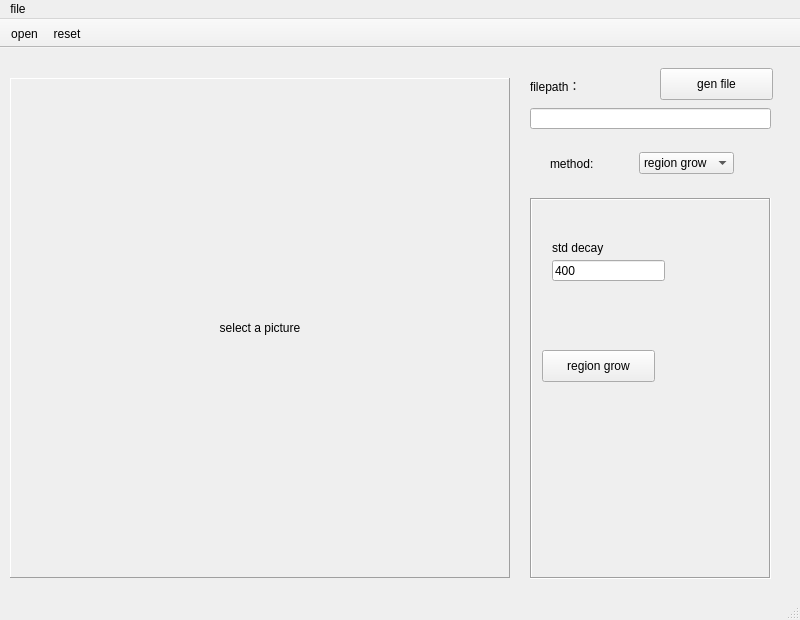
<?xml version="1.0" encoding="UTF-8"?>
<ui version="4.0">
 <class>MainWindow</class>
 <widget class="QMainWindow" name="MainWindow">
  <property name="enabled">
   <bool>true</bool>
  </property>
  <property name="geometry">
   <rect>
    <x>0</x>
    <y>0</y>
    <width>800</width>
    <height>620</height>
   </rect>
  </property>
  <property name="sizePolicy">
   <sizepolicy hsizetype="Fixed" vsizetype="Fixed">
    <horstretch>0</horstretch>
    <verstretch>0</verstretch>
   </sizepolicy>
  </property>
  <property name="windowTitle">
   <string>MainWindow</string>
  </property>
  <widget class="QWidget" name="centralwidget">
   <widget class="QLabel" name="label_image">
    <property name="geometry">
     <rect>
      <x>10</x>
      <y>30</y>
      <width>500</width>
      <height>500</height>
     </rect>
    </property>
    <property name="frameShape">
     <enum>QFrame::Panel</enum>
    </property>
    <property name="frameShadow">
     <enum>QFrame::Raised</enum>
    </property>
    <property name="text">
     <string>select a picture</string>
    </property>
    <property name="alignment">
     <set>Qt::AlignCenter</set>
    </property>
   </widget>
   <widget class="QStackedWidget" name="stackedWidget">
    <property name="geometry">
     <rect>
      <x>530</x>
      <y>150</y>
      <width>241</width>
      <height>381</height>
     </rect>
    </property>
    <property name="font">
     <font>
      <stylestrategy>PreferDefault</stylestrategy>
      <kerning>true</kerning>
     </font>
    </property>
    <property name="cursor">
     <cursorShape>ArrowCursor</cursorShape>
    </property>
    <property name="focusPolicy">
     <enum>Qt::NoFocus</enum>
    </property>
    <property name="acceptDrops">
     <bool>false</bool>
    </property>
    <property name="toolTipDuration">
     <number>0</number>
    </property>
    <property name="autoFillBackground">
     <bool>false</bool>
    </property>
    <property name="inputMethodHints">
     <set>Qt::ImhHiddenText</set>
    </property>
    <property name="frameShape">
     <enum>QFrame::Box</enum>
    </property>
    <property name="frameShadow">
     <enum>QFrame::Sunken</enum>
    </property>
    <property name="currentIndex">
     <number>0</number>
    </property>
    <widget class="QWidget" name="region_grow_3">
     <widget class="QLabel" name="label">
      <property name="geometry">
       <rect>
        <x>20</x>
        <y>40</y>
        <width>60</width>
        <height>16</height>
       </rect>
      </property>
      <property name="text">
       <string>std decay</string>
      </property>
     </widget>
     <widget class="QPushButton" name="region_grow">
      <property name="geometry">
       <rect>
        <x>10</x>
        <y>150</y>
        <width>113</width>
        <height>32</height>
       </rect>
      </property>
      <property name="text">
       <string>region grow</string>
      </property>
     </widget>
     <widget class="QLineEdit" name="std_decay">
      <property name="geometry">
       <rect>
        <x>20</x>
        <y>60</y>
        <width>113</width>
        <height>21</height>
       </rect>
      </property>
      <property name="text">
       <string>400</string>
      </property>
     </widget>
    </widget>
    <widget class="QWidget" name="level_set_2">
     <widget class="QWidget" name="verticalLayoutWidget">
      <property name="geometry">
       <rect>
        <x>10</x>
        <y>10</y>
        <width>211</width>
        <height>331</height>
       </rect>
      </property>
      <layout class="QVBoxLayout" name="verticalLayout">
       <item>
        <layout class="QHBoxLayout" name="horizontalLayout_7">
         <item>
          <widget class="QLabel" name="label_7">
           <property name="text">
            <string> timestep:</string>
           </property>
          </widget>
         </item>
         <item>
          <widget class="QLineEdit" name="time_step">
           <property name="text">
            <string>0.1</string>
           </property>
          </widget>
         </item>
        </layout>
       </item>
       <item>
        <layout class="QHBoxLayout" name="horizontalLayout_6">
         <item>
          <widget class="QLabel" name="label_6">
           <property name="text">
            <string>    epsilon:</string>
           </property>
          </widget>
         </item>
         <item>
          <widget class="QLineEdit" name="epsilon">
           <property name="text">
            <string>2.0</string>
           </property>
          </widget>
         </item>
        </layout>
       </item>
       <item>
        <layout class="QHBoxLayout" name="horizontalLayout_5">
         <item>
          <widget class="QLabel" name="label_8">
           <property name="text">
            <string>           mu:</string>
           </property>
          </widget>
         </item>
         <item>
          <widget class="QLineEdit" name="mu">
           <property name="text">
            <string>1.0</string>
           </property>
          </widget>
         </item>
        </layout>
       </item>
       <item>
        <layout class="QHBoxLayout" name="horizontalLayout_8">
         <item>
          <widget class="QLabel" name="label_9">
           <property name="text">
            <string>  lambda1:</string>
           </property>
          </widget>
         </item>
         <item>
          <widget class="QLineEdit" name="lambd1">
           <property name="text">
            <string>1.0</string>
           </property>
          </widget>
         </item>
        </layout>
       </item>
       <item>
        <layout class="QHBoxLayout" name="horizontalLayout_3">
         <item>
          <widget class="QLabel" name="label_4">
           <property name="text">
            <string>      sigma:</string>
           </property>
          </widget>
         </item>
         <item>
          <widget class="QLineEdit" name="sigma">
           <property name="text">
            <string>3.0</string>
           </property>
          </widget>
         </item>
        </layout>
       </item>
       <item>
        <layout class="QHBoxLayout" name="horizontalLayout_2">
         <item>
          <widget class="QLabel" name="label_3">
           <property name="text">
            <string>       steep:</string>
           </property>
          </widget>
         </item>
         <item>
          <widget class="QLineEdit" name="c0">
           <property name="inputMethodHints">
            <set>Qt::ImhHiddenText</set>
           </property>
           <property name="text">
            <string>2.0</string>
           </property>
          </widget>
         </item>
        </layout>
       </item>
       <item>
        <layout class="QHBoxLayout" name="horizontalLayout">
         <property name="leftMargin">
          <number>2</number>
         </property>
         <item>
          <widget class="QLabel" name="label_2">
           <property name="text">
            <string>  iter num:</string>
           </property>
          </widget>
         </item>
         <item>
          <widget class="QLineEdit" name="iter_num">
           <property name="text">
            <string>500</string>
           </property>
          </widget>
         </item>
        </layout>
       </item>
       <item>
        <layout class="QHBoxLayout" name="horizontalLayout_9">
         <item>
          <widget class="QLabel" name="label_10">
           <property name="text">
            <string> lambda2:</string>
           </property>
          </widget>
         </item>
         <item>
          <widget class="QLineEdit" name="lambda2">
           <property name="text">
            <string>1.0</string>
           </property>
          </widget>
         </item>
        </layout>
       </item>
       <item>
        <layout class="QHBoxLayout" name="horizontalLayout_4">
         <item>
          <widget class="QLabel" name="label_5">
           <property name="text">
            <string>           nu:</string>
           </property>
          </widget>
         </item>
         <item>
          <widget class="QLineEdit" name="nu">
           <property name="text">
            <string>0.003</string>
           </property>
          </widget>
         </item>
        </layout>
       </item>
      </layout>
     </widget>
     <widget class="QPushButton" name="level_set">
      <property name="geometry">
       <rect>
        <x>10</x>
        <y>340</y>
        <width>113</width>
        <height>32</height>
       </rect>
      </property>
      <property name="text">
       <string>level set</string>
      </property>
     </widget>
    </widget>
    <widget class="QWidget" name="rectify">
     <widget class="QPushButton" name="gen_polygon">
      <property name="geometry">
       <rect>
        <x>30</x>
        <y>80</y>
        <width>113</width>
        <height>32</height>
       </rect>
      </property>
      <property name="text">
       <string>gen shape</string>
      </property>
     </widget>
     <widget class="QPushButton" name="delete_polygon">
      <property name="geometry">
       <rect>
        <x>30</x>
        <y>190</y>
        <width>113</width>
        <height>32</height>
       </rect>
      </property>
      <property name="text">
       <string>delete</string>
      </property>
     </widget>
    </widget>
   </widget>
   <widget class="QWidget" name="horizontalLayoutWidget_2">
    <property name="geometry">
     <rect>
      <x>550</x>
      <y>100</y>
      <width>184</width>
      <height>31</height>
     </rect>
    </property>
    <layout class="QHBoxLayout" name="horizontalLayout_10">
     <item>
      <widget class="QLabel" name="label_11">
       <property name="text">
        <string>method:</string>
       </property>
      </widget>
     </item>
     <item>
      <widget class="QComboBox" name="comboBox">
       <item>
        <property name="text">
         <string>region grow</string>
        </property>
       </item>
       <item>
        <property name="text">
         <string>level set</string>
        </property>
       </item>
       <item>
        <property name="text">
         <string>rectify</string>
        </property>
       </item>
      </widget>
     </item>
    </layout>
   </widget>
   <widget class="QLineEdit" name="file_path">
    <property name="geometry">
     <rect>
      <x>530</x>
      <y>60</y>
      <width>241</width>
      <height>21</height>
     </rect>
    </property>
   </widget>
   <widget class="QLabel" name="label_12">
    <property name="geometry">
     <rect>
      <x>530</x>
      <y>30</y>
      <width>60</width>
      <height>16</height>
     </rect>
    </property>
    <property name="text">
     <string>filepath：</string>
    </property>
   </widget>
   <widget class="QPushButton" name="gen_file">
    <property name="geometry">
     <rect>
      <x>660</x>
      <y>20</y>
      <width>113</width>
      <height>32</height>
     </rect>
    </property>
    <property name="text">
     <string>gen file</string>
    </property>
   </widget>
   <zorder>stackedWidget</zorder>
   <zorder>label_image</zorder>
   <zorder>horizontalLayoutWidget_2</zorder>
   <zorder>file_path</zorder>
   <zorder>label_12</zorder>
   <zorder>gen_file</zorder>
  </widget>
  <widget class="QMenuBar" name="menubar">
   <property name="geometry">
    <rect>
     <x>0</x>
     <y>0</y>
     <width>800</width>
     <height>22</height>
    </rect>
   </property>
   <widget class="QMenu" name="menufile">
    <property name="font">
     <font>
      <family>.SF NS Display</family>
      <weight>75</weight>
      <bold>true</bold>
     </font>
    </property>
    <property name="title">
     <string>file</string>
    </property>
    <addaction name="actionopen"/>
    <addaction name="separator"/>
    <addaction name="actionreset"/>
   </widget>
   <addaction name="menufile"/>
  </widget>
  <widget class="QStatusBar" name="statusbar"/>
  <widget class="QToolBar" name="toolBar">
   <property name="windowTitle">
    <string>toolBar</string>
   </property>
   <property name="movable">
    <bool>false</bool>
   </property>
   <attribute name="toolBarArea">
    <enum>TopToolBarArea</enum>
   </attribute>
   <attribute name="toolBarBreak">
    <bool>false</bool>
   </attribute>
   <addaction name="actionopen"/>
   <addaction name="actionreset"/>
  </widget>
  <action name="actionopen">
   <property name="text">
    <string>open</string>
   </property>
  </action>
  <action name="actionreset">
   <property name="text">
    <string>reset</string>
   </property>
  </action>
 </widget>
 <resources/>
 <connections>
  <connection>
   <sender>level_set</sender>
   <signal>clicked()</signal>
   <receiver>MainWindow</receiver>
   <slot>exec_level_set()</slot>
   <hints>
    <hint type="sourcelabel">
     <x>634</x>
     <y>548</y>
    </hint>
    <hint type="destinationlabel">
     <x>522</x>
     <y>543</y>
    </hint>
   </hints>
  </connection>
  <connection>
   <sender>comboBox</sender>
   <signal>currentIndexChanged(int)</signal>
   <receiver>MainWindow</receiver>
   <slot>change_method()</slot>
   <hints>
    <hint type="sourcelabel">
     <x>630</x>
     <y>157</y>
    </hint>
    <hint type="destinationlabel">
     <x>652</x>
     <y>119</y>
    </hint>
   </hints>
  </connection>
  <connection>
   <sender>region_grow</sender>
   <signal>clicked()</signal>
   <receiver>MainWindow</receiver>
   <slot>exec_region_grow()</slot>
   <hints>
    <hint type="sourcelabel">
     <x>564</x>
     <y>361</y>
    </hint>
    <hint type="destinationlabel">
     <x>524</x>
     <y>365</y>
    </hint>
   </hints>
  </connection>
  <connection>
   <sender>delete_polygon</sender>
   <signal>clicked()</signal>
   <receiver>MainWindow</receiver>
   <slot>exec_delete_polygon()</slot>
   <hints>
    <hint type="sourcelabel">
     <x>578</x>
     <y>405</y>
    </hint>
    <hint type="destinationlabel">
     <x>526</x>
     <y>412</y>
    </hint>
   </hints>
  </connection>
  <connection>
   <sender>gen_polygon</sender>
   <signal>clicked()</signal>
   <receiver>MainWindow</receiver>
   <slot>exec_gen_polygon()</slot>
   <hints>
    <hint type="sourcelabel">
     <x>584</x>
     <y>287</y>
    </hint>
    <hint type="destinationlabel">
     <x>523</x>
     <y>286</y>
    </hint>
   </hints>
  </connection>
  <connection>
   <sender>actionopen</sender>
   <signal>triggered()</signal>
   <receiver>MainWindow</receiver>
   <slot>open_file()</slot>
   <hints>
    <hint type="sourcelabel">
     <x>-1</x>
     <y>-1</y>
    </hint>
    <hint type="destinationlabel">
     <x>401</x>
     <y>309</y>
    </hint>
   </hints>
  </connection>
  <connection>
   <sender>actionreset</sender>
   <signal>triggered()</signal>
   <receiver>MainWindow</receiver>
   <slot>reset_image()</slot>
   <hints>
    <hint type="sourcelabel">
     <x>-1</x>
     <y>-1</y>
    </hint>
    <hint type="destinationlabel">
     <x>401</x>
     <y>309</y>
    </hint>
   </hints>
  </connection>
 </connections>
 <slots>
  <slot>exec_level_set()</slot>
  <slot>change_method()</slot>
  <slot>exec_region_grow()</slot>
  <slot>exec_delete_polygon()</slot>
  <slot>exec_gen_polygon()</slot>
  <slot>open_file()</slot>
  <slot>reset_image()</slot>
 </slots>
</ui>
